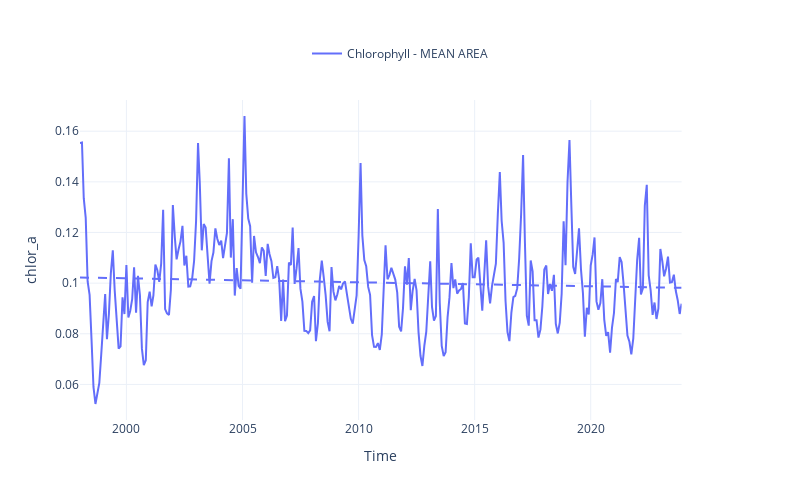

The code cell stored with this chart in its notebook:
### Code cell
fig = plot_timeseries_interactive(dict_plot, trendline=True, scatter_dict = None);

### Figure 1 — Plotly figure (JSON) as saved in the notebook; plotly's stock layout.template omitted (floating-point values rounded to 4 significant figures; data arrays with more than 128 entries replaced by an {"elided": "..."} marker saying what was removed)
{"data": [{"line": {"color": "#636EFA"}, "name": "Chlorophyll - MEAN AREA", "type": "scatter", "x": {"elided": "312 str values"}, "xaxis": "x", "y": {"elided": "312 float values"}, "yaxis": "y"}, {"line": {"color": "#636EFA", "dash": "dash"}, "mode": "lines", "name": "Chlorophyll - MEAN AREA (Trend)", "showlegend": false, "type": "scatter", "x": {"elided": "312 str values"}, "xaxis": "x", "y": {"elided": "312 float values"}, "yaxis": "y"}], "layout": {"height": 500, "legend": {"font": {"size": 12}, "orientation": "h", "x": 0.5, "xanchor": "center", "y": 1.1, "yanchor": "bottom"}, "title": {"text": " "}, "width": 800, "xaxis": {"anchor": "y", "domain": [0, 0.94], "title": {"text": "Time"}}, "yaxis": {"anchor": "x", "domain": [0, 1], "title": {"text": "chlor_a"}}, "yaxis2": {"anchor": "x", "overlaying": "y", "side": "right"}}}
